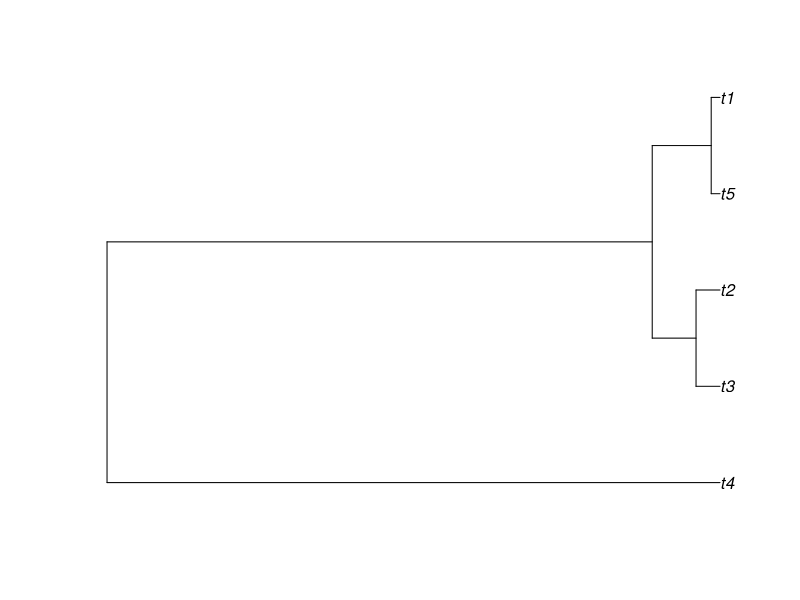
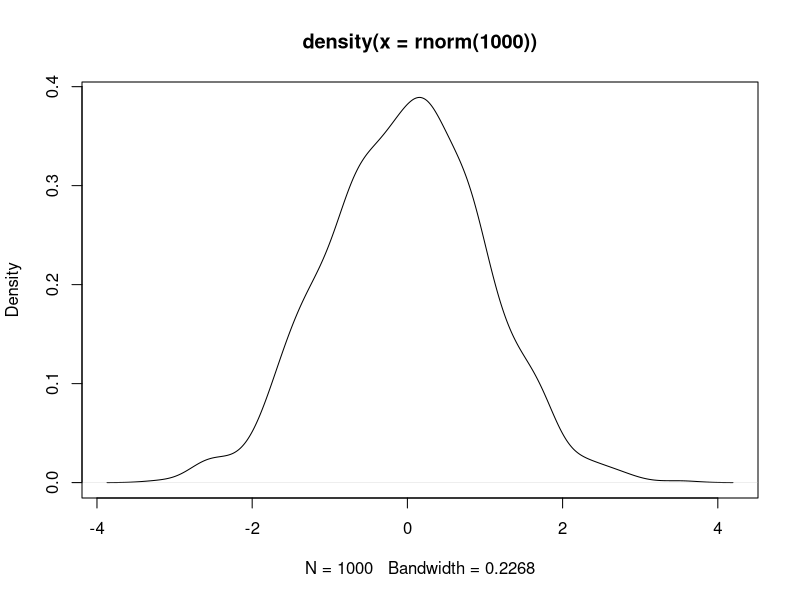

Reproduce these figures in R, in order.
## ---- chunk 1
2+3
library(ape)
plot(rcoal(5))
## ---- chunk 2
plot(density(rnorm(1000)))
## ---- chunk 3
# Experience with coding.

library("ape")
help(package="ape")
GetHowManyTrees <- function(ntaxa) {
    #ape can compute this for us. help(package="ape") for help on ape.
    result <- howmanytrees(ntaxa)
    return(result)
}
GetHowManyTrees(ntaxa=10)
